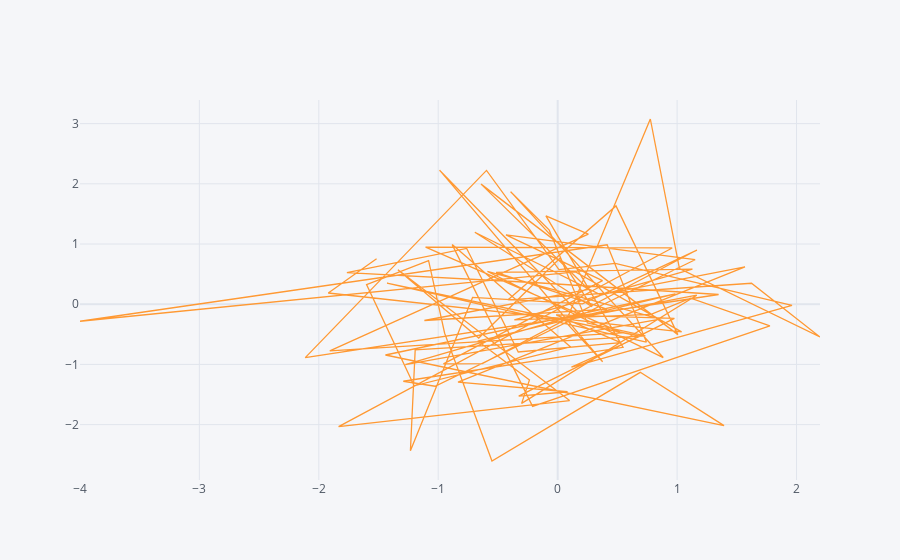

Here is the notebook cell this chart was saved with:
### Code cell
# scatter plot, plotly by default connects all the lines
df.iplot(kind='scatter',x='A',y='B')
